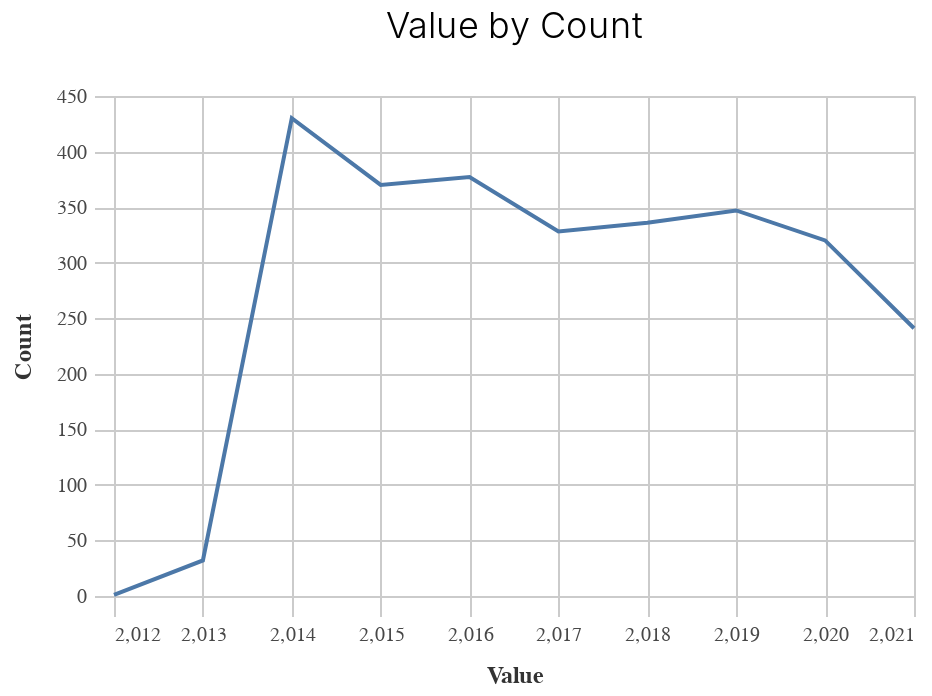

The cell this chart's notebook holds for it:
### Markdown cell above
### Chart

### Code cell
_dla_utils.basic_line_chart((df_top>>filter(_.variable=='prepared_y')), 'value', 'count')

### Figure 1 — Vega-Lite specification as saved in the notebook (floating-point values rounded to 4 significant figures)
{"usermeta": {"embedOptions": {"theme": "fivethirtyeight"}}, "config": {"view": {"continuousWidth": 400, "continuousHeight": 300}, "axis": {"domainColor": "#cbcbcb", "grid": true, "gridColor": "#cbcbcb", "gridWidth": 1, "labelColor": "#474747", "labelFont": "Nunito Sans", "labelFontSize": 10, "labelPadding": 4, "tickColor": "#cbcbcb", "tickSize": 10, "titleColor": "#333", "titleFont": "Raleway", "titleFontSize": 12, "titlePadding": 10}, "axisBand": {"grid": false}, "background": "white", "font": "Raleway", "header": {"labelFont": "Nunito Sans", "titleFont": "Raleway"}, "legend": {"labelColor": "#333", "labelFont": "Nunito Sans", "labelFontSize": 11, "labelLimit": 0, "padding": 1, "symbolSize": 30, "symbolType": "square", "titleColor": "#333", "titleFont": "Raleway", "titleFontSize": 14, "titlePadding": 10}, "title": {"anchor": "middle", "font": "Raleway", "fontSize": 18, "fontWeight": 300, "offset": 20}}, "data": {"name": "data-dad6b1358cd0ba6d8dc1773ca26a8973"}, "mark": "line", "encoding": {"x": {"field": "value", "title": "Value", "type": "quantitative"}, "y": {"field": "count", "title": "Count", "type": "quantitative"}}, "height": 250, "title": "Value by Count", "width": 400, "$schema": "https://vega.github.io/schema/vega-lite/v4.17.0.json", "datasets": {"data-dad6b1358cd0ba6d8dc1773ca26a8973": [{"value": 2014.0, "count": 430, "variable": "prepared_y"}, {"value": 2016.0, "count": 377, "variable": "prepared_y"}, {"value": 2015.0, "count": 370, "variable": "prepared_y"}, {"value": 2019.0, "count": 347, "variable": "prepared_y"}, {"value": 2018.0, "count": 336, "variable": "prepared_y"}, {"value": 2017.0, "count": 328, "variable": "prepared_y"}, {"value": 2020.0, "count": 320, "variable": "prepared_y"}, {"value": 2021.0, "count": 241, "variable": "prepared_y"}, {"value": 2013.0, "count": 32, "variable": "prepared_y"}, {"value": 2012.0, "count": 1, "variable": "prepared_y"}]}}
